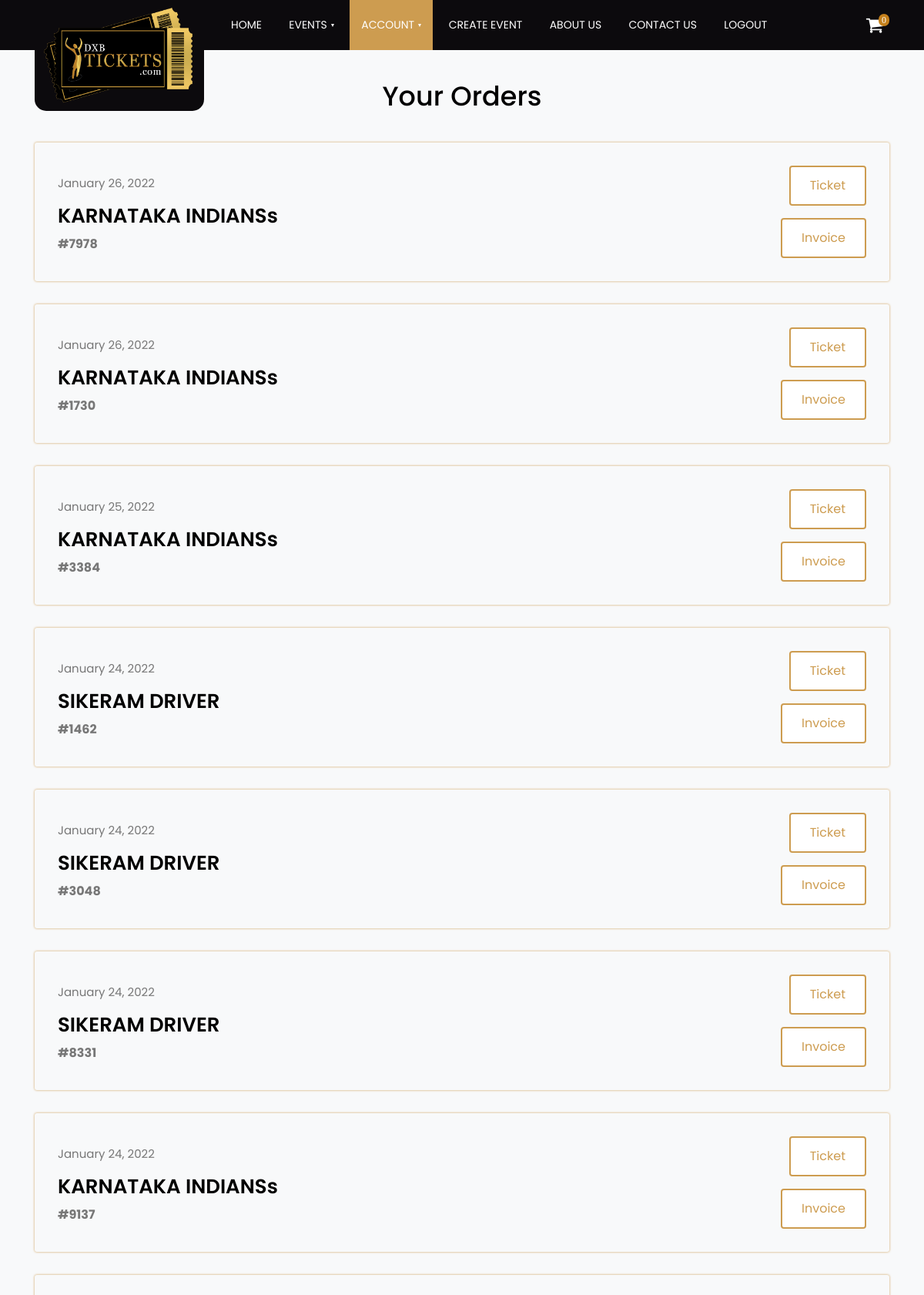
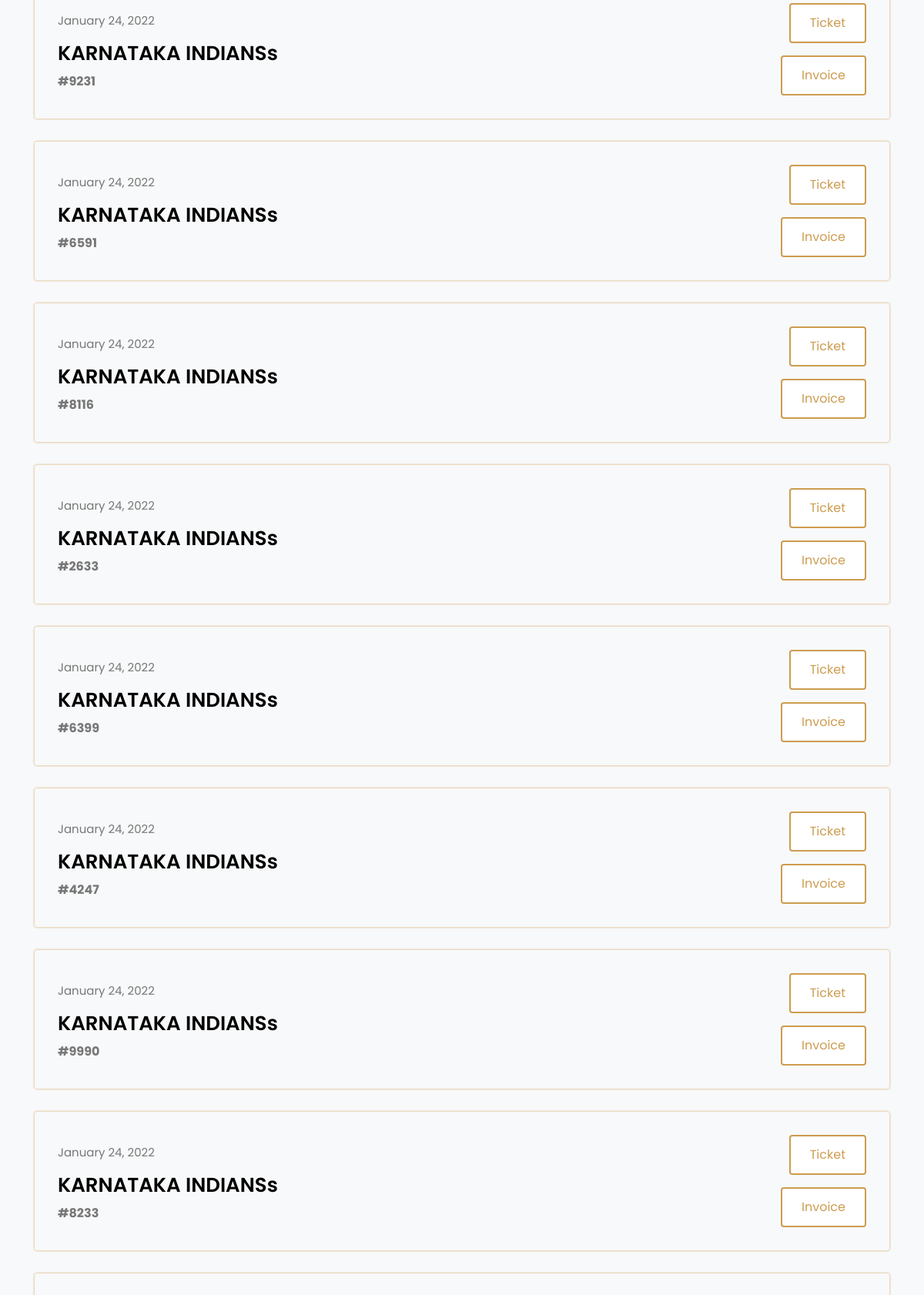
The app's page /accounts.php (signed in, upper part) with its own data (2 pictures, top to bottom).
### tables this page shows
CREATE TABLE IF NOT EXISTS `sales_master` (
  `SM_Id` int(100) NOT NULL AUTO_INCREMENT,
  `CustomerId` int(100) DEFAULT NULL,
  `PaymentId` int(100) DEFAULT NULL,
  `BasketId` varchar(50) DEFAULT NULL,
  `OrderId` varchar(50) DEFAULT NULL,
  `EventId` int(100) DEFAULT NULL,
  `SalesStatus` varchar(10) DEFAULT NULL,
  `DateCreate` datetime DEFAULT NULL,
  `IsSoldByAjent` tinyint(1) DEFAULT NULL,
  `AjentId` int(100) DEFAULT NULL,
  PRIMARY KEY (`SM_Id`)
);

CREATE TABLE IF NOT EXISTS `event_master` (
  `EM_Id` int(100) NOT NULL AUTO_INCREMENT,
  `CreatedBy` varchar(100) DEFAULT NULL,
  `EventName` varchar(250) DEFAULT NULL,
  `EventCode` varchar(50) DEFAULT NULL,
  `StartDate` date DEFAULT NULL,
  `StartTime` time DEFAULT NULL,
  `EndDate` date DEFAULT NULL,
  `EndTime` time DEFAULT NULL,
  `EventLocation` varchar(100) DEFAULT NULL,
  `TotalSeats` double DEFAULT NULL,
  `AgeLimit` varchar(50) DEFAULT NULL,
  `Organizer` varchar(50) DEFAULT NULL,
  `PrintedBy` varchar(50) DEFAULT NULL,
  `EventStatus` varchar(10) DEFAULT NULL,
  `DateCreate` datetime DEFAULT NULL,
  `EventBanner` varchar(250) DEFAULT NULL,
  `ShortDescription` text,
  `Description` text,
  `Image1` varchar(250) DEFAULT NULL,
  `Image2` varchar(250) DEFAULT NULL,
  `Image3` varchar(250) DEFAULT NULL,
  `EventOn` datetime DEFAULT NULL,
  `BookingStatus` tinyint(1) DEFAULT NULL,
  `SliderStatus` tinyint(1) DEFAULT NULL,
  PRIMARY KEY (`EM_Id`),
  UNIQUE KEY `EventCode` (`EventCode`)
);

### accounts.php (the view, shortened to what this page needs)
<?php
    require_once './config/connection.php';
    require_once './pages/link.php';
    require_once './pages/header.php';
?>
<section class="w3l-price-2">
    <div class="price-main">
      <div class="wrapper">
            <div class="section-title align-center text-center">
                       <h4>Your Orders</h4>
                   </div>
            <div class="pricing-style-w3ls">
              <div class="pricing-chart">
                <?php
                    $resSales = mysqli_query($conn, "SELECT * FROM sales_master WHERE CustomerId = '$_SESSION[cm_id]' AND SalesStatus = 'Placed' ORDER BY SM_Id DESC");
                    if (mysqli_num_rows($resSales) > 0) {
                        while($rowSales = mysqli_fetch_assoc($resSales)) {
                            ?>
                            <div class="price-box btn-layout bt6">
                                <div class="grid grid-column-2">
                                    <div class="column1">
                                        <div class="job-info">
                                            <h5><?php echo date_format(date_create($rowSales['DateCreate']), 'F d, Y') ; ?> </h5>
                                            <h6 class="pricehead">
                                                <a href="">
                                                    <?php
                                                        $resevename = mysqli_query($conn, "SELECT EventName FROM event_master WHERE EM_Id = '$rowSales[EventId]'");
                                                        if (mysqli_num_rows($resevename) > 0) {
                                                            $resevename = mysqli_fetch_assoc($resevename);
                                                            echo $resevename['EventName'];
                                                        }
                                                    ?>
                                                </a>
                                            </h6>
                                            <p class="mt-2"><strong><?php echo '#' . $rowSales['OrderId']; ?></strong></p>
                                        </div>
                                    </div>
                                    <div class="column3 text-right">
                                        <a href="view-ticket2.php?oid=<?php echo $rowSales['OrderId'];?>" class="actionbg">Ticket</a>
                                        <a href="view-invoice.php?oid=<?php echo $rowSales['OrderId'];?>" class="actionbg mt-3">Invoice</a>
                                    </div>
                                </div>
                            </div>
                            <?php
                        }
                    } else {
                        echo "No purchase found..";
                    }
                ?>
            </div>
        </div>
    </div>
</section>
<?php
    require_once './pages/footer.php';
?>

### records on screen
sales_master: DateCreate "January 26, 2022", event_master.EventName "KARNATAKA INDIANSs", OrderId "7978"
sales_master: DateCreate "January 26, 2022", event_master.EventName "KARNATAKA INDIANSs", OrderId "1730"
sales_master: DateCreate "January 25, 2022", event_master.EventName "KARNATAKA INDIANSs", OrderId "3384"
sales_master: DateCreate "January 24, 2022", event_master.EventName "SIKERAM DRIVER", OrderId "1462"
sales_master: DateCreate "January 24, 2022", event_master.EventName "SIKERAM DRIVER", OrderId "3048"
sales_master: DateCreate "January 24, 2022", event_master.EventName "SIKERAM DRIVER", OrderId "8331"
sales_master: DateCreate "January 24, 2022", event_master.EventName "KARNATAKA INDIANSs", OrderId "9137"
sales_master: DateCreate "January 24, 2022", event_master.EventName "KARNATAKA INDIANSs", OrderId "9231"
sales_master: DateCreate "January 24, 2022", event_master.EventName "KARNATAKA INDIANSs", OrderId "6591"
sales_master: DateCreate "January 24, 2022", event_master.EventName "KARNATAKA INDIANSs", OrderId "8116"
sales_master: DateCreate "January 24, 2022", event_master.EventName "KARNATAKA INDIANSs", OrderId "2633"
sales_master: DateCreate "January 24, 2022", event_master.EventName "KARNATAKA INDIANSs", OrderId "6399"
sales_master: DateCreate "January 24, 2022", event_master.EventName "KARNATAKA INDIANSs", OrderId "4247"
sales_master: DateCreate "January 24, 2022", event_master.EventName "KARNATAKA INDIANSs", OrderId "9990"
sales_master: DateCreate "January 24, 2022", event_master.EventName "KARNATAKA INDIANSs", OrderId "8233"
